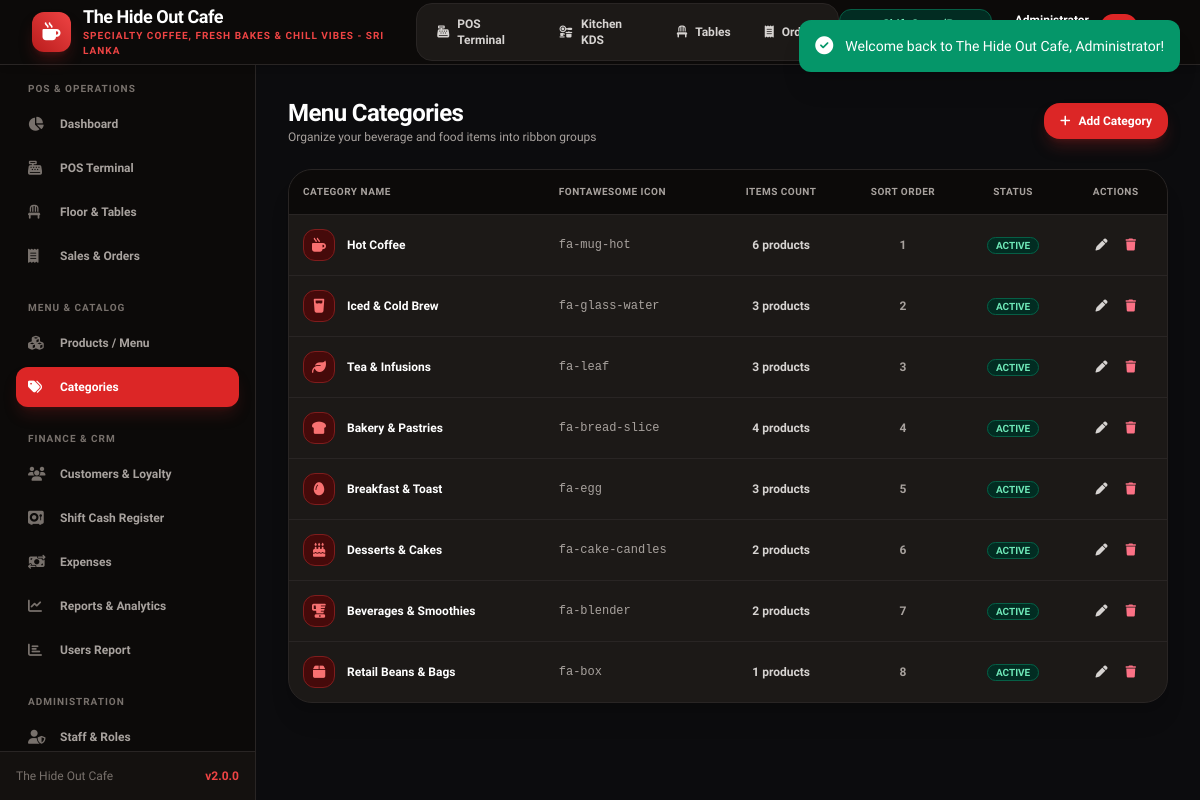
The app's page /categories.php (signed in) with its own data.
### tables this page shows
CREATE TABLE `categories` (
  `id` INT AUTO_INCREMENT PRIMARY KEY,
  `name` VARCHAR(100) NOT NULL,
  `slug` VARCHAR(100) NOT NULL UNIQUE,
  `icon` VARCHAR(50) DEFAULT 'fa-mug-hot',
  `sort_order` INT DEFAULT 0,
  `status` ENUM('active', 'inactive') NOT NULL DEFAULT 'active'
);

### config/database.php (called while the page is built, shortened)
<?php
class Database {
    private static ?Database $instance = null;
    private ?PDO $conn = null;
    private function __construct() {
        $dsn = "mysql:host=" . DB_HOST . ";port=" . DB_PORT . ";dbname=" . DB_NAME . ";charset=" . DB_CHARSET;
        $options = [
            PDO::ATTR_ERRMODE            => PDO::ERRMODE_EXCEPTION,
            PDO::ATTR_DEFAULT_FETCH_MODE => PDO::FETCH_ASSOC,
            PDO::ATTR_EMULATE_PREPARES   => false,
            PDO::MYSQL_ATTR_INIT_COMMAND => "SET NAMES " . DB_CHARSET
        ];
        try {
            $this->conn = new PDO($dsn, DB_USER, DB_PASS, $options);
        } catch (PDOException $e) {
            if ($e->getCode() == 1049) {
                die("<h3>Database Error:</h3><p>Database <code>" . DB_NAME . "</code> does not exist. Please import <code>database/database.sql</code> into MySQL first.</p>");
            }
            die("<h3>Database Connection Failed:</h3><p>" . htmlspecialchars($e->getMessage()) . "</p>");
        }
    }
    public static function getInstance(): Database {
        if (self::$instance === null) {
            self::$instance = new self();
        }
        return self::$instance;
    }
    public function fetchAll(string $sql, array $params = []): array {
        $stmt = $this->conn->prepare($sql);
        $stmt->execute($params);
        return $stmt->fetchAll();
    }
}
function db(): Database {
    return Database::getInstance();
}

### config/functions.php (called while the page is built, shortened)
<?php
require_once __DIR__ . '/database.php';
function e(?string $string): string {
    return htmlspecialchars($string ?? '', ENT_QUOTES, 'UTF-8');
}

### categories.php (the view, shortened to what this page needs)
<?php
require_once __DIR__ . '/config/functions.php';
$categories = db()->fetchAll("SELECT c.*, COUNT(p.id) as product_count FROM categories c LEFT JOIN products p ON c.id = p.category_id GROUP BY c.id ORDER BY c.sort_order ASC");
require_once __DIR__ . '/includes/header.php';
require_once __DIR__ . '/includes/sidebar.php';
?>
<main class="flex-1 overflow-y-auto p-4 sm:p-6 lg:p-8 bg-[#0c0c0e]">
    <div class="max-w-6xl mx-auto space-y-6">
        <div class="flex items-center justify-between">
            <div>
                <h2 class="text-2xl font-black tracking-tight text-white">Menu Categories</h2>
                <p class="text-xs text-stone-400">Organize your beverage and food items into ribbon groups</p>
            </div>
            <button onclick="openCategoryModal()" class="inline-flex items-center gap-2 px-4 py-2.5 bg-red-600 hover:bg-red-500 text-white font-bold rounded-2xl text-xs shadow-lg shadow-red-900/40 transition">
                <i class="fa-solid fa-plus"></i> Add Category
            </button>
        </div>
        <div class="bg-stone-900 border border-stone-800 rounded-3xl overflow-hidden shadow-xl">
            <div class="overflow-x-auto">
                <table class="w-full text-xs text-left">
                    <thead class="bg-stone-950 text-stone-400 font-bold uppercase text-[10px] tracking-wider border-b border-stone-800">
                        <tr>
                            <th class="p-3.5">Category Name</th>
                            <th class="p-3.5">FontAwesome Icon</th>
                            <th class="p-3.5 text-center">Items Count</th>
                            <th class="p-3.5 text-center">Sort Order</th>
                            <th class="p-3.5 text-center">Status</th>
                            <th class="p-3.5 text-center">Actions</th>
                        </tr>
                    </thead>
                    <tbody class="divide-y divide-stone-800">
                        <?php foreach ($categories as $c): ?>
                        <tr class="hover:bg-stone-950/80 transition">
                            <td class="p-3.5 font-bold text-white flex items-center gap-3">
                                <div class="w-8 h-8 rounded-xl bg-red-950 text-red-400 border border-red-900 flex items-center justify-center text-sm shadow-xs">
                                    <i class="fa-solid <?= e($c['icon']) ?>"></i>
                                </div>
                                <span><?= e($c['name']) ?></span>
                            </td>
                            <td class="p-3.5 font-mono text-stone-400 text-xs"><?= e($c['icon']) ?></td>
                            <td class="p-3.5 text-center font-bold text-stone-300"><?= (int)$c['product_count'] ?> products</td>
                            <td class="p-3.5 text-center text-stone-400 font-semibold"><?= (int)$c['sort_order'] ?></td>
                            <td class="p-3.5 text-center">
                                <span class="px-2 py-0.5 rounded-full text-[10px] font-bold uppercase <?= $c['status'] === 'active' ? 'bg-emerald-950 text-emerald-300 border border-emerald-800' : 'bg-stone-800 text-stone-400' ?>">
                                    <?= e($c['status']) ?>
                                </span>
                            </td>
                            <td class="p-3.5 text-center">
                                <div class="flex items-center justify-center gap-1.5">
                                    <button onclick="editCategory(<?= htmlspecialchars(json_encode($c), ENT_QUOTES, 'UTF-8') ?>)" class="p-1.5 hover:bg-stone-800 text-stone-300 rounded-lg transition" title="Edit">
                                        <i class="fa-solid fa-pen"></i>
                                    </button>
                                    <form method="POST" action="categories.php" onsubmit="return confirm('Delete category <?= addslashes($c['name']) ?>?');" class="inline">
                                        <button type="submit" class="p-1.5 hover:bg-rose-950/60 text-rose-400 rounded-lg transition" title="Delete">
                                            <i class="fa-solid fa-trash"></i>
                                        </button>
                                    </form>
                                </div>
                            </td>
                        </tr>
                        <?php endforeach; ?>
                    </tbody>
                </table>
            </div>
        </div>
    </div>
</main>
<?php require_once __DIR__ . '/includes/footer.php'; ?>

### assets/css/style.css (style rules this page uses)
:root { --primary: #dc2626; --primary-hover: #b91c1c; --primary-dark: #991b1b; --primary-light: #fee2e2; --dark-bg: #09090b; --dark-card: #18181b; --dark-border: #27272a; --text-main: #18181b; --text-light: #f4f4f5; --success: #10b981; --warning: #f59e0b; --danger: #ef4444; }
body { font-family: 'Plus Jakarta Sans', system-ui, -apple-system, BlinkMacSystemFont, 'Segoe UI', Roboto, sans-serif; background-color: #f4f4f6; color: #18181b; }

### records on screen
categories: name "Hot Coffee", icon "fa-mug-hot", product_count "6", sort_order "1", status "ACTIVE"
categories: name "Iced & Cold Brew", icon "fa-glass-water", product_count "3", sort_order "2", status "ACTIVE"
categories: name "Tea & Infusions", icon "fa-leaf", product_count "3", sort_order "3", status "ACTIVE"
categories: name "Bakery & Pastries", icon "fa-bread-slice", product_count "4", sort_order "4", status "ACTIVE"
categories: name "Breakfast & Toast", icon "fa-egg", product_count "3", sort_order "5", status "ACTIVE"
categories: name "Desserts & Cakes", icon "fa-cake-candles", product_count "2", sort_order "6", status "ACTIVE"
categories: name "Beverages & Smoothies", icon "fa-blender", product_count "2", sort_order "7", status "ACTIVE"
categories: name "Retail Beans & Bags", icon "fa-box", product_count "1", sort_order "8", status "ACTIVE"

### other values on screen
$settings['cafe_name'] "The Hide Out Cafe"
$settings['cafe_tagline'] "SPECIALTY COFFEE, FRESH BAKES & CHILL VIBES - SRI LANKA"
APP_NAME "The Hide Out Cafe"
APP_VERSION "2.0.0"
